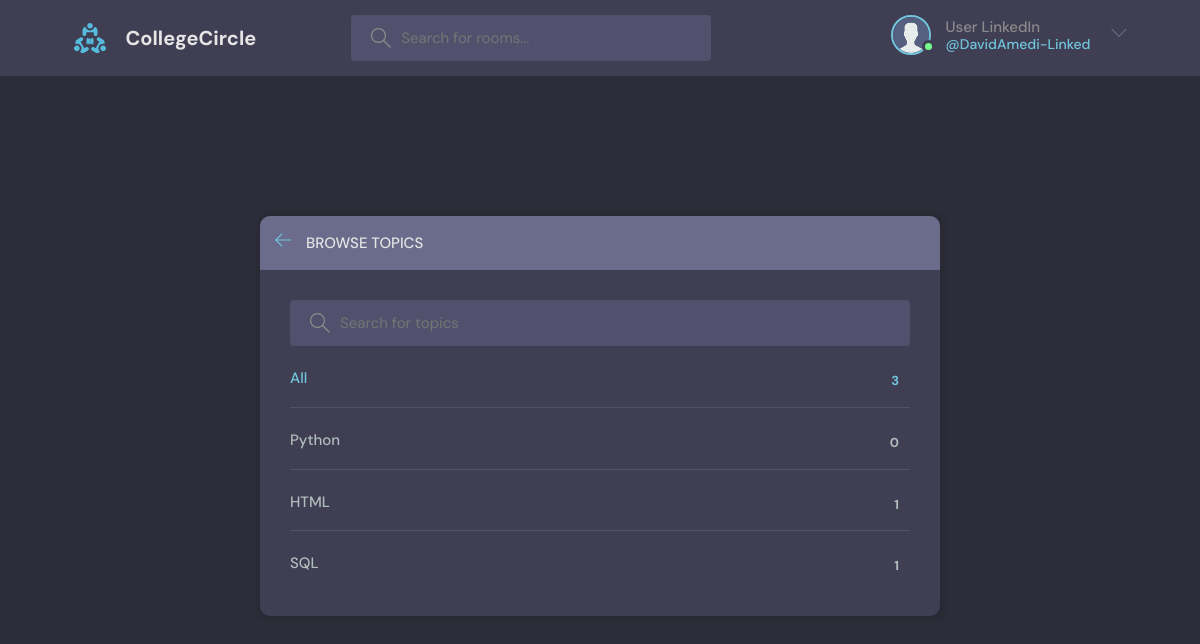
Page /topics/ (signed in) on the earlier database version.
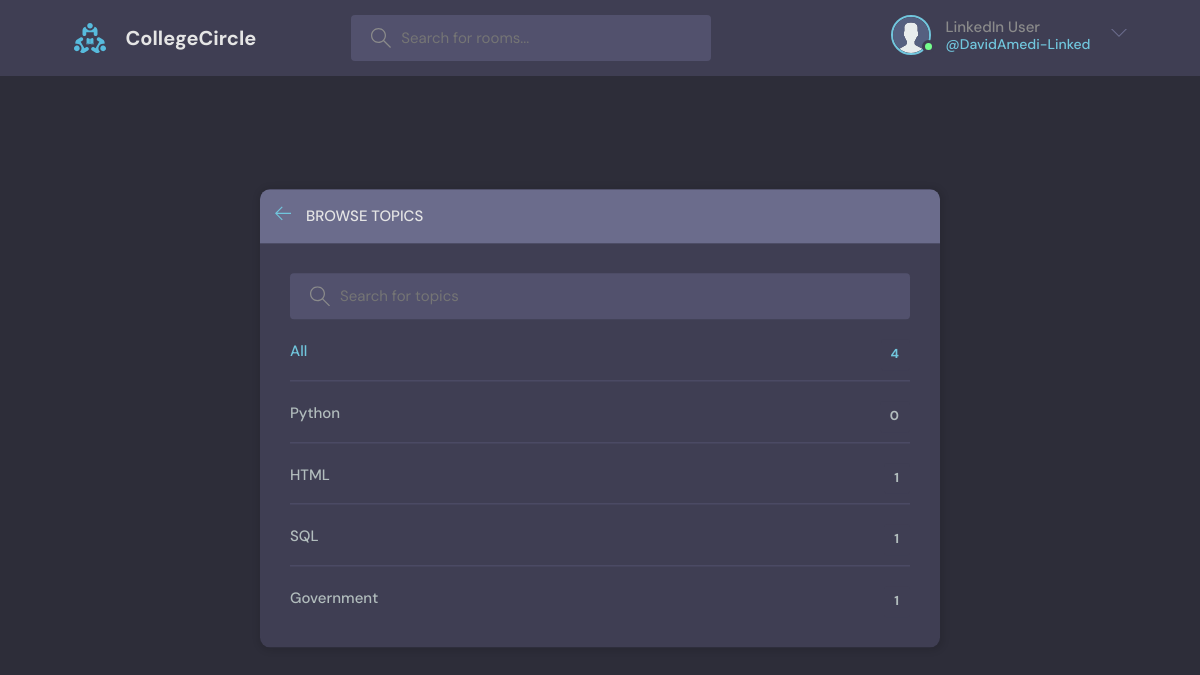
Same page on the later database version.
### base/models.py (models this page shows, shortened)
class User(AbstractUser):
    name = models.CharField(max_length=200, null=True)
    email = models.EmailField(unique=True, null=True)
    bio = models.TextField(null=True)
    avatar = models.ImageField(null=True, default="avatar.svg")
    USERNAME_FIELD = 'email'
    REQUIRED_FIELDS = []

class Topic(models.Model):
    name = models.CharField(max_length=200)

### base/views.py (the view)
# urls.py: path('topics/', views.topicsPage, name="topics"),
def topicsPage(request):
    q = request.GET.get('q') if request.GET.get('q') != None else ''
    topics = Topic.objects.filter(name__icontains=q)
    return render(request, 'base/topics.html',{'topics': topics})

### base/templates/base/topics.html (shortened to what this page needs)
{% extends 'main.html' %}
{% block content %}
    <main class="create-room layout">
      <div class="container">
        <div class="layout__box">
          <div class="layout__boxHeader">
            <div class="layout__boxTitle">
              <a href="{% url 'home' %}">
                <svg version="1.1" xmlns="http://www.w3.org/2000/svg" width="32" height="32" viewBox="0 0 32 32">
                  <title>arrow-left</title>
                  <path
                    d="M13.723 2.286l-13.723 13.714 13.719 13.714 1.616-1.611-10.96-10.96h27.625v-2.286h-27.625l10.965-10.965-1.616-1.607z"
                  ></path>
                </svg>
              </a>
              <h3>Browse Topics</h3>
            </div>
          </div>
          <div class="topics-page layout__body">
            <form action="" method="GET" class="header__search">
              <label>
                <input name="q" placeholder="Search for topics" />
              </label>
            </form>
            <ul class="topics__list">
              <li>
                <a href="{% url 'topics' %}" class="active">All <span>{{topics.count}}</span></a>
              </li>
              {% for topic in topics %}
              <li>
                <a href="{% url 'home' %}?q={{topic.name}}">{{topic.name}} <span>{{topic.room_set.all.count}}</span></a>
              </li>
              {% endfor %}
            </ul>
          </div>
        </div>
      </div>
    </main>
    {% endblock content %}

### templates/navbar.html (shortened to what this page needs)
{% load static %}
<header class="header header--loggedIn">
    <div class="container">
      <a href="{% url 'home' %}" class="header__logo">
        <img src="{% static 'images/logo.svg' %}" />
        <h1>CollegeCircle</h1>
      </a>
      <form class="header__search" method="GET" action="{% url 'home' %}">
        <label>
          <input name="q" placeholder="Search for rooms..." />
        </label>
      </form>
      <nav class="header__menu">
        {% if request.user.is_authenticated %}
        <div class="header__user">
          <a href="{% url 'update-user' %}">
            <div class="avatar avatar--medium active">
              <img src="{{request.user.avatar.url}}" />
            </div>
            <p>{{request.user.name}}<span>@{{request.user.username}}</span></p>
          </a>
          <button class="dropdown-button">
            <svg version="1.1" xmlns="http://www.w3.org/2000/svg" width="32" height="32" viewBox="0 0 32 32">
              <title>chevron-down</title>
              <path d="M16 21l-13-13h-3l16 16 16-16h-3l-13 13z"></path>
            </svg>
          </button>
        </div>
        {% else %}
        <a href="{% url 'login' %}">
          <img src="{% static 'images/avatar.svg' %}" />
          <p>Login</p>
        </a>
        {% endif %}
      </nav>
    </div>
  </header>

Differences in the rows shown:
changed User "DavidAmedi-Linked": user.name "User LinkedIn" → "LinkedIn User"
added Topic: name "Government", room_set.all.count "1"
Other differences:
{{ topics.count }}: "3" → "4"
